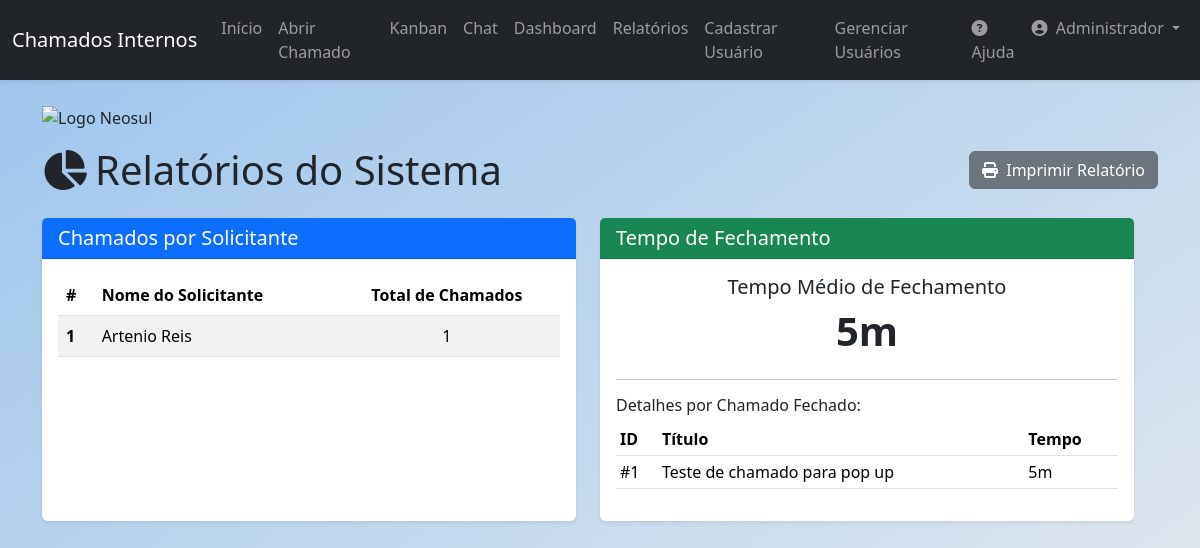
The app's page /reports (signed in), older data.
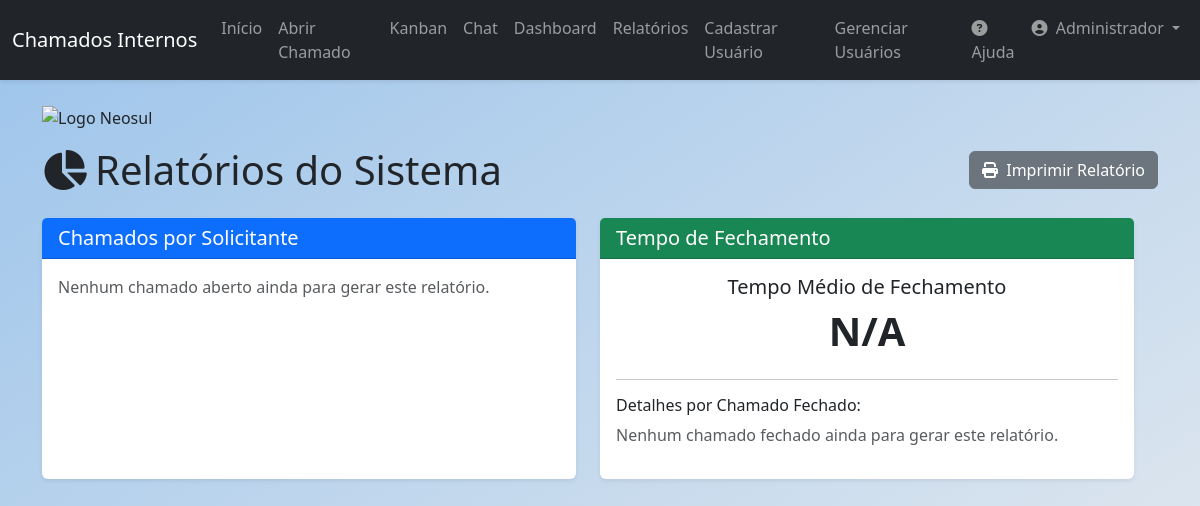
The same page, newer data.
### app/models.py (models this page shows, shortened)
class User(db.Model, UserMixin):
    id = db.Column(db.Integer, primary_key=True)
    name = db.Column(db.String(100), nullable=False)
    email = db.Column(db.String(120), unique=True, nullable=False)
    sector = db.Column(db.String(50), nullable=False)
    password = db.Column(db.String(128), nullable=False)
    access_level = db.Column(db.String(20), nullable=False, default='colaborador')
    is_active = db.Column(db.Boolean, nullable=False, default=True)
    created_at = db.Column(db.DateTime, default=datetime.utcnow)
    tickets_created = db.relationship('Ticket', backref='author', lazy=True, foreign_keys='Ticket.user_id')
    tickets_assigned = db.relationship('Ticket', backref='assignee_user', lazy=True, foreign_keys='Ticket.assigned_to')
    comments = db.relationship('Comment', backref='comment_author', lazy=True)

class Ticket(db.Model):
    id = db.Column(db.Integer, primary_key=True)
    title = db.Column(db.String(150), nullable=False)
    description = db.Column(db.Text, nullable=False)
    user_id = db.Column(db.Integer, db.ForeignKey('user.id'), nullable=False)
    origin_sector = db.Column(db.String(50), nullable=False)
    target_sector = db.Column(db.String(50), nullable=False)
    priority = db.Column(db.String(20), nullable=False, default='baixa')
    status = db.Column(db.String(20), nullable=False, default='Aberto')
    created_at = db.Column(db.DateTime, default=datetime.utcnow)
    updated_at = db.Column(db.DateTime, default=datetime.utcnow, onupdate=datetime.utcnow)
    closed_at = db.Column(db.DateTime, nullable=True, default=None)
    attachment_filename = db.Column(db.String(100), nullable=True)
    assigned_to = db.Column(db.Integer, db.ForeignKey('user.id'), nullable=True)
    comments = db.relationship('Comment', backref='ticket', lazy=True, cascade="all, delete-orphan")
    history = db.relationship('TicketHistory', backref='ticket', lazy=True, cascade="all, delete-orphan")

### app/routes.py (the view)
@main.route('/reports')
@login_required
def reports():
    if not is_tecnico(): abort(403)
    def format_timedelta(td):
        if td is None: return "N/A"
        total_seconds = int(td.total_seconds())
        days, remainder = divmod(total_seconds, 86400)
        hours, remainder = divmod(remainder, 3600)
        minutes, _ = divmod(remainder, 60)
        parts = []
        if days > 0: parts.append(f"{days}d")
        if hours > 0: parts.append(f"{hours}h")
        if minutes > 0: parts.append(f"{minutes}m")
        return " ".join(parts) if parts else "< 1m"
    tickets_per_user = db.session.query(User.name, func.count(Ticket.id).label('ticket_count')).join(Ticket, User.id == Ticket.user_id).group_by(User.name).order_by(func.count(Ticket.id).desc()).all()
    closed_tickets = Ticket.query.filter(Ticket.status == 'Fechado', Ticket.closed_at.isnot(None)).all()
    average_closing_time, closing_time_details = None, []
    if closed_tickets:
        total_seconds = sum([(t.closed_at - t.created_at).total_seconds() for t in closed_tickets])
        average_seconds = total_seconds / len(closed_tickets) if closed_tickets else 0
        average_closing_time_td = timedelta(seconds=average_seconds)
        average_closing_time = format_timedelta(average_closing_time_td)
        for ticket in closed_tickets:
            duration = ticket.closed_at - ticket.created_at
            closing_time_details.append({'id': ticket.id, 'title': ticket.title, 'author': ticket.author.name, 'duration_str': format_timedelta(duration)})
    return render_template('reports.html', title='Relatórios', tickets_per_user=tickets_per_user, average_closing_time=average_closing_time, closing_time_details=closing_time_details)

### app/__init__.py (called while the page is built)
@login_manager.user_loader
def load_user(user_id):
    from app.models import User
    return User.query.get(int(user_id))

### app/routes.py (called while the page is built)
def is_tecnico():
    return current_user.is_authenticated and (current_user.access_level == 'tecnico' or current_user.access_level == 'administrador')

### app/templates/reports.html
{% extends "base.html" %}
{% block content %}
<div class="row mt-4">
    <div class="col-12 mb-3 d-print-none">
        <img src="https://neosul.com.br/clientes/1/img/logo.png" alt="Logo Neosul" style="max-width: 250px; height: auto;">
    </div>
    <div class="d-flex justify-content-between align-items-center mb-4 d-print-none">
        <h1 class="mb-0"><i class="fas fa-chart-pie me-2"></i>Relatórios do Sistema</h1>
        <button id="print-report-btn" class="btn btn-secondary">
            <i class="fas fa-print me-1"></i> Imprimir Relatório
        </button>
    </div>
    <div class="row">
        <div class="col-md-6 mb-4">
            <div class="card shadow-sm h-100">
                <div class="card-header bg-primary text-white">
                    <h5 class="mb-0">Chamados por Solicitante</h5>
                </div>
                <div class="card-body">
                    {% if tickets_per_user %}
                        <table class="table table-striped table-hover">
                            <thead>
                                <tr>
                                    <th scope="col">#</th>
                                    <th scope="col">Nome do Solicitante</th>
                                    <th scope="col" class="text-center">Total de Chamados</th>
                                </tr>
                            </thead>
                            <tbody>
                                {% for user in tickets_per_user %}
                                <tr>
                                    <th scope="row">{{ loop.index }}</th>
                                    <td>{{ user.name }}</td>
                                    <td class="text-center">{{ user.ticket_count }}</td>
                                </tr>
                                {% endfor %}
                            </tbody>
                        </table>
                    {% else %}
                        <p class="text-muted">Nenhum chamado aberto ainda para gerar este relatório.</p>
                    {% endif %}
                </div>
            </div>
        </div>
        <div class="col-md-6 mb-4">
            <div class="card shadow-sm h-100">
                <div class="card-header bg-success text-white">
                    <h5 class="mb-0">Tempo de Fechamento</h5>
                </div>
                <div class="card-body">
                    <div class="text-center mb-4">
                        <h5>Tempo Médio de Fechamento</h5>
                        <p class="display-6 fw-bold">{{ average_closing_time or 'N/A' }}</p>
                    </div>
                    <hr>
                    <h6>Detalhes por Chamado Fechado:</h6>
                    {% if closing_time_details %}
                        <table class="table table-sm table-hover">
                            <thead>
                                <tr>
                                    <th>ID</th>
                                    <th>Título</th>
                                    <th>Tempo</th>
                                </tr>
                            </thead>
                            <tbody>
                                {% for detail in closing_time_details %}
                                <tr>
                                    <td>#{{ detail.id }}</td>
                                    <td>{{ detail.title | truncate(30, True) }}</td>
                                    <td>{{ detail.duration_str }}</td>
                                </tr>
                                {% endfor %}
                            </tbody>
                        </table>
                    {% else %}
                        <p class="text-muted">Nenhum chamado fechado ainda para gerar este relatório.</p>
                    {% endif %}
                </div>
            </div>
        </div>
    </div>
{% endblock content %}

Row changes from the older to the newer data that the page shows:
no longer on this page (row edited): User: name "Artenio Reis", ticket_count "1"
removed Ticket: title "Teste de chamado para pop up"
Text that changed along with them:
{{ average_closing_time or 'N/A' }}: "5m" → "N/A"
text no longer shown: "# Nome do Solicitante Total de Chamados ID Título Tempo"
text now shown: "Nenhum chamado aberto ainda para gerar este relatório. Nenhum chamado fechado ainda para gerar este relatório."
list line gone: "# 1 5m"
